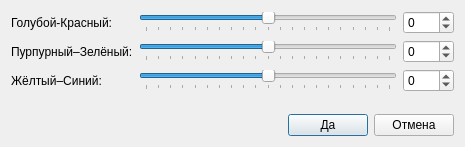
<?xml version="1.0" encoding="UTF-8"?>
<ui version="4.0">
 <class>ColorBalanceDialog</class>
 <widget class="QDialog" name="ColorBalanceDialog">
  <property name="geometry">
   <rect>
    <x>0</x>
    <y>0</y>
    <width>465</width>
    <height>147</height>
   </rect>
  </property>
  <property name="windowTitle">
   <string>Баланс цветов</string>
  </property>
  <layout class="QVBoxLayout" name="verticalLayout">
   <item>
    <layout class="QGridLayout" name="gridLayout">
     <item row="0" column="0">
      <widget class="QLabel" name="redBalanceL">
       <property name="text">
        <string>Голубой-Красный:</string>
       </property>
      </widget>
     </item>
     <item row="0" column="1">
      <widget class="QSlider" name="redBalanceSlider">
       <property name="minimum">
        <number>-100</number>
       </property>
       <property name="maximum">
        <number>100</number>
       </property>
       <property name="orientation">
        <enum>Qt::Horizontal</enum>
       </property>
       <property name="tickPosition">
        <enum>QSlider::TicksBelow</enum>
       </property>
       <property name="tickInterval">
        <number>10</number>
       </property>
      </widget>
     </item>
     <item row="0" column="2">
      <widget class="QSpinBox" name="redBalanceSB">
       <property name="minimum">
        <number>-100</number>
       </property>
       <property name="maximum">
        <number>100</number>
       </property>
      </widget>
     </item>
     <item row="1" column="0">
      <widget class="QLabel" name="greenBalanceL">
       <property name="text">
        <string>Пурпурный–Зелёный:</string>
       </property>
      </widget>
     </item>
     <item row="1" column="1">
      <widget class="QSlider" name="greenBalanceSlider">
       <property name="minimum">
        <number>-100</number>
       </property>
       <property name="maximum">
        <number>100</number>
       </property>
       <property name="orientation">
        <enum>Qt::Horizontal</enum>
       </property>
       <property name="tickPosition">
        <enum>QSlider::TicksBelow</enum>
       </property>
       <property name="tickInterval">
        <number>10</number>
       </property>
      </widget>
     </item>
     <item row="1" column="2">
      <widget class="QSpinBox" name="greenBalanceSB">
       <property name="minimum">
        <number>-100</number>
       </property>
       <property name="maximum">
        <number>100</number>
       </property>
      </widget>
     </item>
     <item row="2" column="0">
      <widget class="QLabel" name="blueBalanceL">
       <property name="text">
        <string>Жёлтый–Синий:</string>
       </property>
      </widget>
     </item>
     <item row="2" column="1">
      <widget class="QSlider" name="blueBalanceSlider">
       <property name="minimum">
        <number>-100</number>
       </property>
       <property name="maximum">
        <number>100</number>
       </property>
       <property name="orientation">
        <enum>Qt::Horizontal</enum>
       </property>
       <property name="tickPosition">
        <enum>QSlider::TicksBelow</enum>
       </property>
       <property name="tickInterval">
        <number>10</number>
       </property>
      </widget>
     </item>
     <item row="2" column="2">
      <widget class="QSpinBox" name="blueBalanceSB">
       <property name="minimum">
        <number>-100</number>
       </property>
       <property name="maximum">
        <number>100</number>
       </property>
      </widget>
     </item>
    </layout>
   </item>
   <item>
    <spacer name="verticalSpacer">
     <property name="orientation">
      <enum>Qt::Vertical</enum>
     </property>
     <property name="sizeHint" stdset="0">
      <size>
       <width>20</width>
       <height>4</height>
      </size>
     </property>
    </spacer>
   </item>
   <item>
    <layout class="QHBoxLayout" name="horizontalLayout">
     <item>
      <spacer name="horizontalSpacer">
       <property name="orientation">
        <enum>Qt::Horizontal</enum>
       </property>
       <property name="sizeHint" stdset="0">
        <size>
         <width>40</width>
         <height>20</height>
        </size>
       </property>
      </spacer>
     </item>
     <item>
      <widget class="QPushButton" name="okPB">
       <property name="text">
        <string>Да</string>
       </property>
      </widget>
     </item>
     <item>
      <widget class="QPushButton" name="cancelPB">
       <property name="text">
        <string>Отмена</string>
       </property>
      </widget>
     </item>
    </layout>
   </item>
  </layout>
 </widget>
 <resources/>
 <connections>
  <connection>
   <sender>greenBalanceSlider</sender>
   <signal>valueChanged(int)</signal>
   <receiver>greenBalanceSB</receiver>
   <slot>setValue(int)</slot>
   <hints>
    <hint type="sourcelabel">
     <x>251</x>
     <y>45</y>
    </hint>
    <hint type="destinationlabel">
     <x>433</x>
     <y>45</y>
    </hint>
   </hints>
  </connection>
  <connection>
   <sender>greenBalanceSB</sender>
   <signal>valueChanged(int)</signal>
   <receiver>greenBalanceSlider</receiver>
   <slot>setValue(int)</slot>
   <hints>
    <hint type="sourcelabel">
     <x>433</x>
     <y>45</y>
    </hint>
    <hint type="destinationlabel">
     <x>251</x>
     <y>45</y>
    </hint>
   </hints>
  </connection>
  <connection>
   <sender>redBalanceSlider</sender>
   <signal>valueChanged(int)</signal>
   <receiver>redBalanceSB</receiver>
   <slot>setValue(int)</slot>
   <hints>
    <hint type="sourcelabel">
     <x>251</x>
     <y>19</y>
    </hint>
    <hint type="destinationlabel">
     <x>433</x>
     <y>19</y>
    </hint>
   </hints>
  </connection>
  <connection>
   <sender>redBalanceSB</sender>
   <signal>valueChanged(int)</signal>
   <receiver>redBalanceSlider</receiver>
   <slot>setValue(int)</slot>
   <hints>
    <hint type="sourcelabel">
     <x>433</x>
     <y>19</y>
    </hint>
    <hint type="destinationlabel">
     <x>251</x>
     <y>19</y>
    </hint>
   </hints>
  </connection>
  <connection>
   <sender>blueBalanceSlider</sender>
   <signal>valueChanged(int)</signal>
   <receiver>blueBalanceSB</receiver>
   <slot>setValue(int)</slot>
   <hints>
    <hint type="sourcelabel">
     <x>266</x>
     <y>81</y>
    </hint>
    <hint type="destinationlabel">
     <x>433</x>
     <y>81</y>
    </hint>
   </hints>
  </connection>
  <connection>
   <sender>blueBalanceSB</sender>
   <signal>valueChanged(int)</signal>
   <receiver>blueBalanceSlider</receiver>
   <slot>setValue(int)</slot>
   <hints>
    <hint type="sourcelabel">
     <x>433</x>
     <y>81</y>
    </hint>
    <hint type="destinationlabel">
     <x>266</x>
     <y>81</y>
    </hint>
   </hints>
  </connection>
  <connection>
   <sender>okPB</sender>
   <signal>clicked()</signal>
   <receiver>ColorBalanceDialog</receiver>
   <slot>accept()</slot>
   <hints>
    <hint type="sourcelabel">
     <x>336</x>
     <y>125</y>
    </hint>
    <hint type="destinationlabel">
     <x>232</x>
     <y>73</y>
    </hint>
   </hints>
  </connection>
  <connection>
   <sender>cancelPB</sender>
   <signal>clicked()</signal>
   <receiver>ColorBalanceDialog</receiver>
   <slot>reject()</slot>
   <hints>
    <hint type="sourcelabel">
     <x>417</x>
     <y>125</y>
    </hint>
    <hint type="destinationlabel">
     <x>232</x>
     <y>73</y>
    </hint>
   </hints>
  </connection>
  <connection>
   <sender>redBalanceSlider</sender>
   <signal>valueChanged(int)</signal>
   <receiver>ColorBalanceDialog</receiver>
   <slot>onRedBalanceChanged(int)</slot>
   <hints>
    <hint type="sourcelabel">
     <x>266</x>
     <y>21</y>
    </hint>
    <hint type="destinationlabel">
     <x>232</x>
     <y>73</y>
    </hint>
   </hints>
  </connection>
  <connection>
   <sender>greenBalanceSlider</sender>
   <signal>valueChanged(int)</signal>
   <receiver>ColorBalanceDialog</receiver>
   <slot>onGreenBalanceChanged(int)</slot>
   <hints>
    <hint type="sourcelabel">
     <x>266</x>
     <y>51</y>
    </hint>
    <hint type="destinationlabel">
     <x>232</x>
     <y>73</y>
    </hint>
   </hints>
  </connection>
  <connection>
   <sender>blueBalanceSlider</sender>
   <signal>valueChanged(int)</signal>
   <receiver>ColorBalanceDialog</receiver>
   <slot>onBlueBalanceChanged(int)</slot>
   <hints>
    <hint type="sourcelabel">
     <x>266</x>
     <y>81</y>
    </hint>
    <hint type="destinationlabel">
     <x>232</x>
     <y>73</y>
    </hint>
   </hints>
  </connection>
 </connections>
 <slots>
  <slot>onRedBalanceChanged(int)</slot>
  <slot>onGreenBalanceChanged(int)</slot>
  <slot>onBlueBalanceChanged(int)</slot>
 </slots>
</ui>
